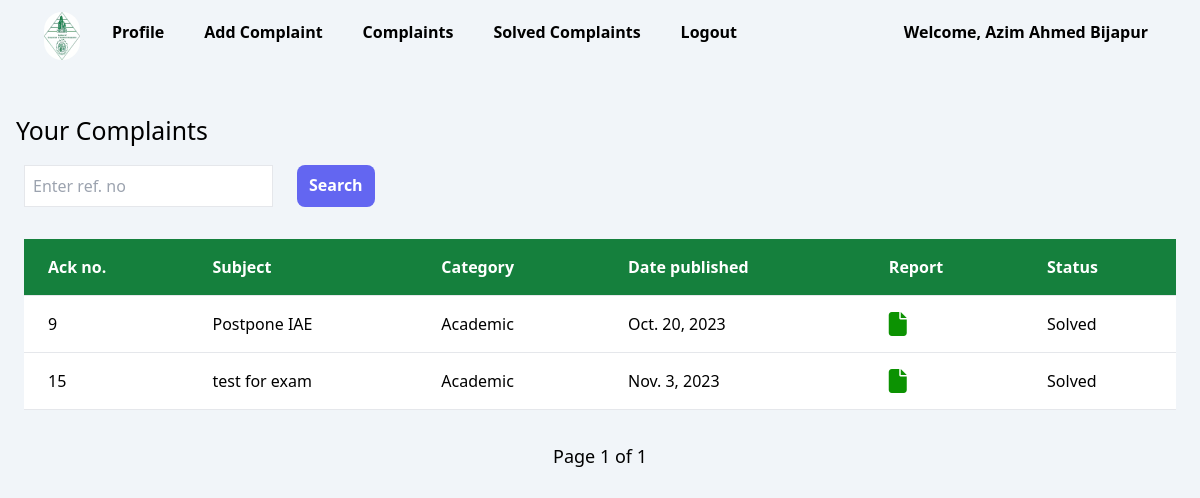
The page /view/MySolvedComplaints (signed in) on the database as committed earlier.
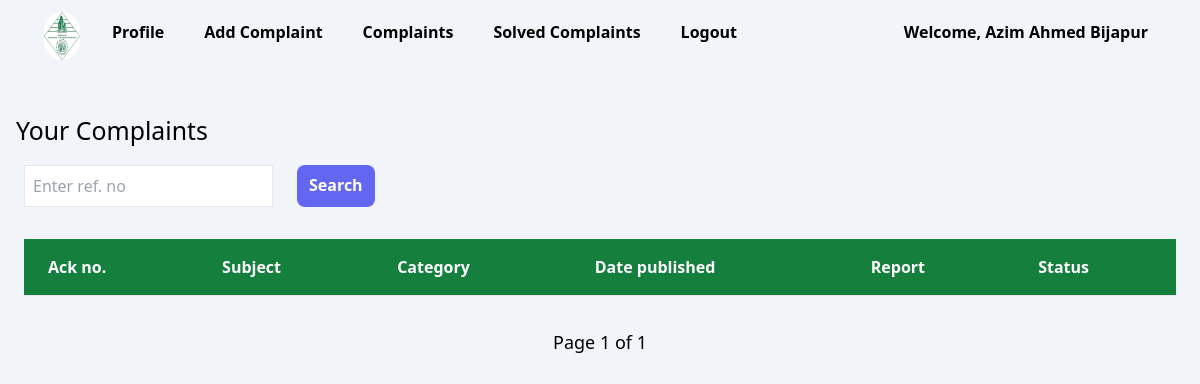
The same page on the database as committed later.
### grievances/models.py (models this page shows, shortened)
class Complaint(models.Model):
    user = models.ForeignKey(CustomUser, on_delete=models.SET_NULL, null=True)
    category = models.CharField(max_length=100)
    subject = models.CharField(max_length=300)
    description = models.TextField()
    date = models.DateField(null=True, blank=True)
    documents = models.FileField(upload_to=document_upload_to, blank=True, null=True)
    status = models.CharField(max_length=100,default="Unsolved",choices=[('Solved','Solved'),('Unsolved','Unsolved'),('In-Progress','In-Progress'),('Rejected','Rejected')])
    report = models.FileField(upload_to=report_upload_to,null=True,blank=True,)
    escalatetoHo = models.CharField(max_length=100,default="No",choices=[('Yes','Yes'),('No','No')])
    severity = models.CharField(max_length=100,blank=True,null=True,default='4')
    due_date = models.DateField(null=True,blank=True)

### faculty/views.py (the view, shortened to what this page needs)
# urls.py: path("view/MySolvedComplaints",views.viewMySolvedComplaints,name="view/MySolvedComplaints"),
@login_required(login_url='login')
@cache_control(no_cache=True, must_revalidate=True, no_store=True)
@role_required(allowed_roles=['Faculty'])
def viewMySolvedComplaints(request):
    context = {}
    complaints = Complaint.objects.filter(user=request.user, status="Solved")
    items_per_page = 10  # Number of items to display per page
    page_number = request.GET.get('page')
    page_number = page_number if page_number else 1
    paginator = Paginator(complaints, items_per_page)
    try:
        page = paginator.page(page_number)
    except PageNotAnInteger:
        page = paginator.page(1)
    except EmptyPage:
        page = paginator.page(paginator.num_pages)
    context = {
        "complaints": page,  # Pass the current page to the template
    }
    return render(request, 'faculty/viewMySolvedComplaints.html', context)

### templates/faculty/viewMySolvedComplaints.html (shortened to what this page needs)
{% extends 'faculty/base.html'%}
{% load static %}
{% block body%}<div id="content-view-complaints" class="mt-6 " style="background-color: rgb(241 245 249);">
    <div>
        <h1>Your Complaints</h1>
    </div>
    <div class="ml-6">
        <form action="" method="POST">
            <div class="flex gap-6">
                <div class="rounded-lg">
                    <input type="text" placeholder="Enter ref. no" class="p-2 border " id="ref" name="ref" required
                        pattern="\d+" oninvalid="setCustomValidity('Please enter only numeric values.')">
                </div>
                <div class="bg-indigo-500 font-bold rounded-lg">
                    <input type="submit" class="px-3 py-2 text-white" value="Search">
                </div>
            </div>
        </form>
    </div>
    <div class="overflow-x-auto lg:overflow-hidden">
        <div class="flex flex-col">
            <div class="sm:-mx-6 lg:-mx-8">
                <div class=" inline-block min-w-full py-2 sm:px-6 lg:px-8">
                    <div class="overflow-hidden p-6">
                        <table class=" min-w-full text-left text-md font-light bg-white">
                            <thead class="border-b font-medium dark:border-neutral-500 bg-green-700 text-white">
                                <tr>
                                    <th scope="col" class="px-6 py-4">Ack no.</th>
                                    <th scope="col" class="px-6 py-4">Subject</th>
                                    <th scope="col" class="px-6 py-4">Category</th>
                                    <th scope="col" class="px-6 py-4">Date published</th>
                                    <th scope="col" class="px-6 py-4">Report</th>
                                    <th scope="col" class="px-6 py-4">Status</th>
                                </tr>
                            </thead>
                            <tbody>
                                {% for complaint in complaints%}
                                {% if complaint.status == "Solved" %}
                                <tr class="border-b dark:border-neutral-500">
                                    <td class="whitespace-nowrap px-6 py-4">{{ complaint.id}}</td>
                                    <td class="whitespace-nowrap px-6 py-4">{{ complaint.subject}}</td>
                                    <td class="whitespace-nowrap px-6 py-4">{{ complaint.category}}</td>
                                    <td class="whitespace-nowrap px-6 py-4">{{ complaint.date}}</td>
                                    <td class="whitespace-nowrap px-6 py-4">
                                        {% if complaint.report %}
                                        <a href="{{complaint.report.name}}"><i class="fa-solid fa-file fa-beat fa-xl"
                                                style="color: #0c9202;"></i>
                                        </a>
                                        {% else %}
                                        ---
                                        {% endif %}
                                    </td>
                                    <td class="whitespace-nowrap px-6 py-4">{{ complaint.status}}</td>
                                </tr>
                                {% endif %}
                                {% endfor %}
                            </tbody>
                        </table>
                    </div>
                </div>
            </div>
        </div>
    </div>
    <div class="pagination text-center">
        <span class="step-links flex items-center justify-center gap-10">
            <span class="current-page text-lg">
                Page {{ complaints.number }} of {{ complaints.paginator.num_pages }}
            </span>
        </span>
    </div>
</div>
{% endblock%}

Rows that differ between the two databases and show on the page:
removed Complaint: id "9", subject "Postpone IAE", category "Academic", date "Oct. 20, 2023", status "Solved"
removed Complaint: id "15", subject "test for exam", category "Academic", date "Nov. 3, 2023", status "Solved"
